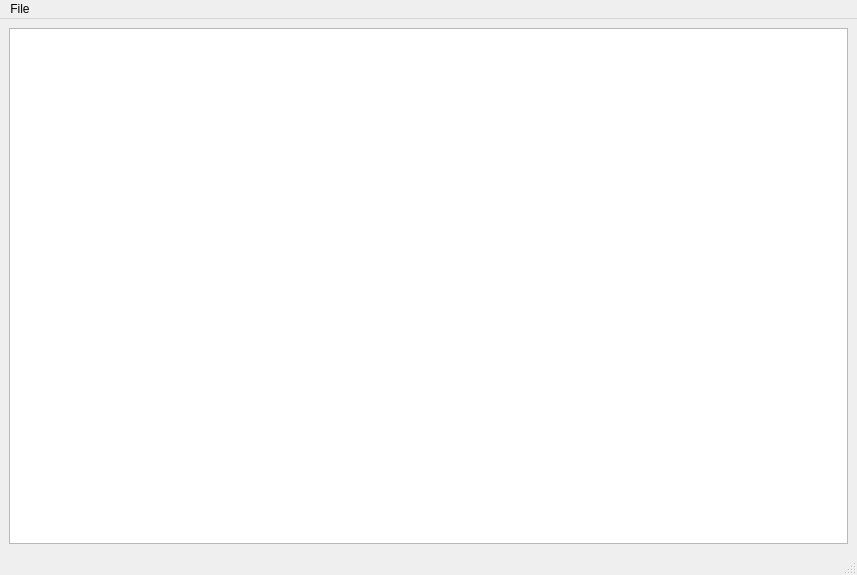
<?xml version="1.0" encoding="UTF-8"?>
<ui version="4.0">
 <class>MainWindow</class>
 <widget class="QMainWindow" name="MainWindow">
  <property name="geometry">
   <rect>
    <x>0</x>
    <y>0</y>
    <width>857</width>
    <height>575</height>
   </rect>
  </property>
  <property name="windowTitle">
   <string>MainWindow</string>
  </property>
  <widget class="QWidget" name="centralwidget">
   <layout class="QGridLayout" name="gridLayout">
    <item row="0" column="0">
     <layout class="QHBoxLayout" name="horizontalLayout">
      <item>
       <widget class="QTextEdit" name="textEdit">
        <property name="sizePolicy">
         <sizepolicy hsizetype="Expanding" vsizetype="Expanding">
          <horstretch>0</horstretch>
          <verstretch>0</verstretch>
         </sizepolicy>
        </property>
       </widget>
      </item>
     </layout>
    </item>
   </layout>
  </widget>
  <widget class="QStatusBar" name="statusbar"/>
  <widget class="QMenuBar" name="menuBar">
   <property name="geometry">
    <rect>
     <x>0</x>
     <y>0</y>
     <width>857</width>
     <height>21</height>
    </rect>
   </property>
   <widget class="QMenu" name="menuFile">
    <property name="title">
     <string>File</string>
    </property>
    <addaction name="actionSave_2"/>
    <addaction name="actionClose"/>
    <addaction name="actionOpen_File"/>
   </widget>
   <addaction name="menuFile"/>
  </widget>
  <action name="actionSave">
   <property name="text">
    <string>Save</string>
   </property>
  </action>
  <action name="actionload_File">
   <property name="text">
    <string>load File</string>
   </property>
  </action>
  <action name="actionload_folder">
   <property name="text">
    <string>load folder</string>
   </property>
  </action>
  <action name="actionSave_2">
   <property name="text">
    <string>Save</string>
   </property>
  </action>
  <action name="actionOpen_File">
   <property name="text">
    <string>Open File</string>
   </property>
  </action>
  <action name="actionOpen_Folder">
   <property name="text">
    <string>Open Folder</string>
   </property>
  </action>
  <action name="actionClose">
   <property name="text">
    <string>Close</string>
   </property>
  </action>
 </widget>
 <resources/>
 <connections/>
</ui>
